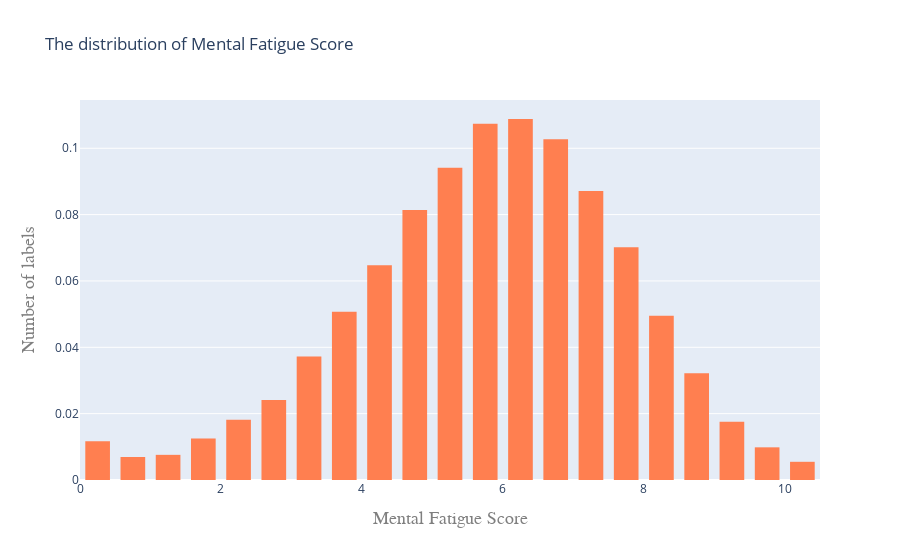

The code cell stored with this chart in its notebook:
### Code cell
plotHist(Data_train,'Mental Fatigue Score')

### Figure 1 — Plotly figure (JSON) as saved in the notebook; plotly's stock layout.template omitted (floating-point values rounded to 4 significant figures; data arrays with more than 128 entries replaced by an {"elided": "..."} marker saying what was removed)
{"data": [{"autobinx": false, "histnorm": "probability", "marker": {"color": "coral"}, "name": "Histogram", "type": "histogram", "x": {"elided": "18590 float values"}, "xbins": {"end": 11, "size": 0.5, "start": -1}}], "layout": {"bargroupgap": 0.3, "title": {"text": "The distribution of Mental Fatigue Score"}, "xaxis": {"title": {"font": {"color": "#7f7f7f", "family": "Courier New, monospace", "size": 18}, "text": "Mental Fatigue Score"}}, "yaxis": {"title": {"font": {"color": "#7f7f7f", "family": "Courier New, monospace", "size": 18}, "text": "Number of labels"}}}}
